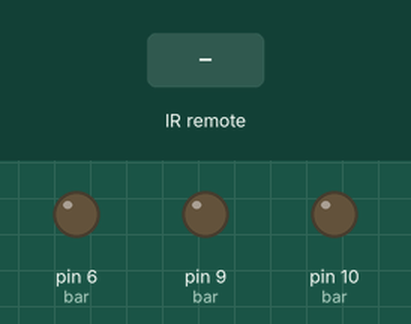
A program run on a simulated Arduino Nano, built with avr-gcc and run on an emulated ATmega328P. Shown: output pins drawn as LEDs (lit = HIGH). The test bench sets the inputs (shaded band). What the program prints to the serial monitor is not drawn.

Above: at 1.2 s.
1.3 s: infrared code 0xF609FF00 received
2.8 s: infrared code 0xF807FF00 received
At 3.6 s:
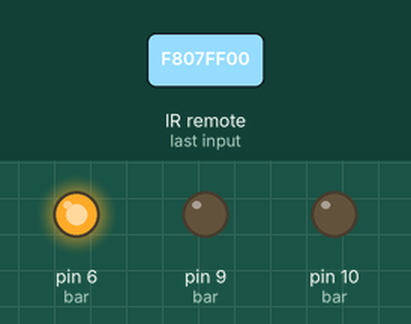
4.3 s: infrared code 0xBB44FF00 received
Timing chart, 0 to 7.3 s (numbered marks = the images above; inputs shaded):
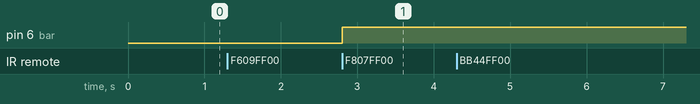

Measured:
- after the input at 1.3 s, every drawn part: stays the same
- after the input at 2.8 s, pin 6 (bar): LOW → HIGH at once
- after the input at 4.3 s, every drawn part: stays the same

The program:

main.cpp
```cpp
#include <Arduino.h>
#define IR_USE_AVR_TIMER 1
#include <IRremote.hpp>

#define IR_RECEIVE_PIN 12
#define enter 4127850240
//#define enter 2540177159

int green = 6;
int blue = 9;
int red = 10;

String stringNum; // Řetězec pro uchování zadávané hodnoty intenzity

// Pole pinů pro RGB LED
int bar[] = {green, blue, red};

// Kódy pro jednotlivé barvy
unsigned long greenCode = 4161273600; // Kód pro zelenou
unsigned long blueCode = 3141861120; // Kód pro modrou
unsigned long redCode = 3125149440; // Kód pro červenou
/*unsigned long redCode = 2473330439; Kody na domaci ovladac
unsigned long blueCode = 3910534919;
unsigned long greenCode = 3943958279;*/

int intensity = 255; // Výchozí intenzita světla

//funkce pro převod IR kódu na číslo
String recievedNum(unsigned long irData);

void setup() {
  IrReceiver.begin(IR_RECEIVE_PIN, ENABLE_LED_FEEDBACK); // Inicializace IR přijímače
  Serial.begin(9600); // Inicializace sériové komunikace
  for (int i = 0; i < 3; i++) {
    pinMode(bar[i], OUTPUT); // Nastavení pinů pro RGB LED jako výstupy
  }
}

void lightUp(int colorPin, int intensity) {
  analogWrite(colorPin, intensity); // Nastavení intenzity světla na daném pinu
}

void loop() {
  if (IrReceiver.decode()) { // Pokud je přijat IR signál
    unsigned long irData = IrReceiver.decodedIRData.decodedRawData;
    if (irData > 0) {
      Serial.print(irData); // Vypiš přijatý IR kód
      Serial.print(",");
      delay(100); // Počkej 100 ms, aby se zabránilo rychlému opakování tlačítka

      if (irData == enter) { // Pokud bylo stisknuto tlačítko pro potvrzení intenzity
        int selectedColor = -1;
        // Čekáme na stisknutí tlačítka pro výběr barvy
        while (true) {
          if (IrReceiver.decode()) {
            unsigned long irDataColor = IrReceiver.decodedIRData.decodedRawData;
            if (irDataColor > 0) {
              Serial.print(irDataColor); // Vypiš přijatý IR kód pro barvu
              Serial.print(",");
              // Zkontroluj, jestli přijatý kód odpovídá jedné z definovaných barev
              if (irDataColor == greenCode || irDataColor == blueCode || irDataColor == redCode) {
                if (irDataColor == greenCode) selectedColor = green;
                else if (irDataColor == blueCode) selectedColor = blue;
                else if (irDataColor == redCode) selectedColor = red;
                break;
              }
            }
            IrReceiver.resume(); // Připrav se na další IR signál
          }
        }

        if (selectedColor != -1) {
          lightUp(selectedColor, intensity); // Rozsvícení zvolené barvy s danou intenzitou
        }

        // Resetování hodnoty stringNum a intensity po potvrzení barvy
        stringNum = "";
        intensity = 255;
      } else { // Střádání čísel pro intenzitu
        stringNum = stringNum + recievedNum(irData); // Přidání přijatého čísla k řetězci
        Serial.println(stringNum); // Vypiš aktuální hodnotu stringNum
        intensity = stringNum.toInt(); // Nastavení intenzity na zadanou hodnotu
        if (intensity > 255) intensity = 255; // Ochrana proti přetečení
        Serial.print("Intensity set to: "); // Vypiš nastavenou intenzitu
        Serial.println(intensity);
      }
    }
    IrReceiver.resume(); // Připrav se na další IR signál
  }
}

String recievedNum(unsigned long irData) {
  // Pole kódů pro jednotlivé číslice
  unsigned long codes[] = {
    // 0 ?
    4077715200, // 1
    3877175040, // 2
    2707357440, // 3
    4144561920, // 4
    3810328320, // 5
    2774204160, // 6
    3175284480, // 7
    2907897600, // 8
    3041591040, // 9
    /*3994093319, // 0 kody na domací ovladac
    4211345159, // 1
    4194633479, // 2
    4177921799, // 3
    4144498439, // 4
    4127786759, // 5
    4111075079, // 6
    4077651719, // 7
    4060940039, // 8
    4044228359  // 9*/
  };

  int codesSize = sizeof(codes) / sizeof(codes[0]); // Zjištění počtu prvků v poli codes

  for (int i = 0; i < codesSize; i++) { // Projdi pole codes
    if (irData == codes[i]) { // Pokud se shoduje s kódem z přijímače
      return String(i); // Vracíme pořadové číslo kódu
    }
  }
  return ""; // Pokud kód není nalezen, vrátíme prázdný řetězec
}
```
